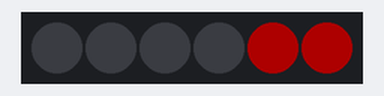
Simulated run of this sketch. Board: Arduino Uno, built with avr-gcc and run on an emulated ATmega328P. Parts: 6 RGB LEDs in strip order, left to right. Dim RGB values are drawn brighter than linear; random numbers use the default seed unless the sketch sets one.

Above: at 0.1 s.
At 2.93 s:
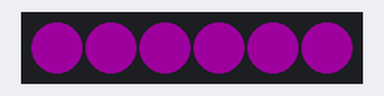
At 17.3 s:
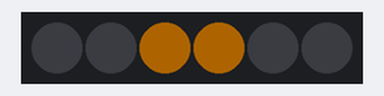
At 36.9 s:
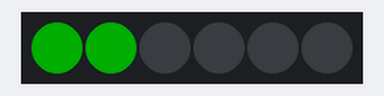
Timing chart, 0 to 40.0 s (numbered marks = the images above):
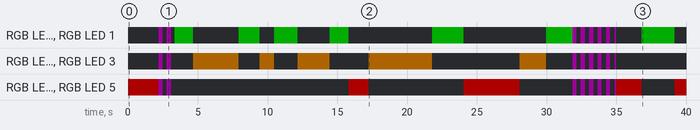

The sketch:

red_light_green_light.ino
```cpp
#include <Adafruit_NeoPixel.h>

#define LED_PIN     6
#define NUM_LEDS    6

Adafruit_NeoPixel strip(NUM_LEDS, LED_PIN, NEO_GRB + NEO_KHZ800);

enum State { GREEN, YELLOW, RED, PURPLE };
State currentState = RED;

unsigned long lastChange = 0;
unsigned long stateDuration = 1000;

void setup() {
  strip.begin();
  strip.setBrightness(50);
  strip.show();
  randomSeed(analogRead(0)); // For randomness
  pickNewState();
}

void loop() {
  unsigned long now = millis();

  if (now - lastChange > stateDuration) {
    pickNewState();
  }

  if (currentState == PURPLE) {
    flashPurple();
  }
}

void pickNewState() {
  lastChange = millis();
  stateDuration = random(1000, 2500);  // in milliseconds

  int roll = random(100); // 0–99

  if (roll < 35) {
    setState(GREEN);
  } else if (roll < 65) {
    setState(RED);
  } else if (roll < 80) {
    setState(YELLOW);
  } else {
    setState(PURPLE);
    stateDuration = random(1000, 3500); // purple has its own range
  }
}

void setState(State newState) {
  currentState = newState;
  strip.clear();

  switch (newState) {
    case GREEN:
      strip.setPixelColor(0, strip.Color(0, 255, 0));
      strip.setPixelColor(1, strip.Color(0, 255, 0));
      break;
    case YELLOW:
      strip.setPixelColor(2, strip.Color(255, 150, 0));
      strip.setPixelColor(3, strip.Color(255, 150, 0));
      break;
    case RED:
      strip.setPixelColor(4, strip.Color(255, 0, 0));
      strip.setPixelColor(5, strip.Color(255, 0, 0));
      break;
    case PURPLE:
      // We’ll flash purple in loop()
      break;
  }

  strip.show();
}

void flashPurple() {
  static bool on = false;
  static unsigned long lastFlash = 0;

  if (millis() - lastFlash > 300) { // blink every 300ms
    lastFlash = millis();
    on = !on;

    for (int i = 0; i < NUM_LEDS; i++) {
      strip.setPixelColor(i, on ? strip.Color(150, 0, 150) : 0);
    }
    strip.show();
  }
}
```

Measured:
- by itself, RGB LED 0, RGB LED 1: off → RGB(29, 0, 29) at 2.2 s, → off 0.30 s later, → RGB(29, 0, 29) 0.30 s later, → off 0.30 s later, … (29 changes in this stretch)
- by itself, RGB LED 2, RGB LED 3: off → RGB(29, 0, 29) at 2.2 s, → off 0.30 s later, → RGB(29, 0, 29) 0.30 s later, → off 0.30 s later, … (26 changes in this stretch)
- what the display in image 2 shows lasts 4.5 s, from 17.3 s to 21.8 s
